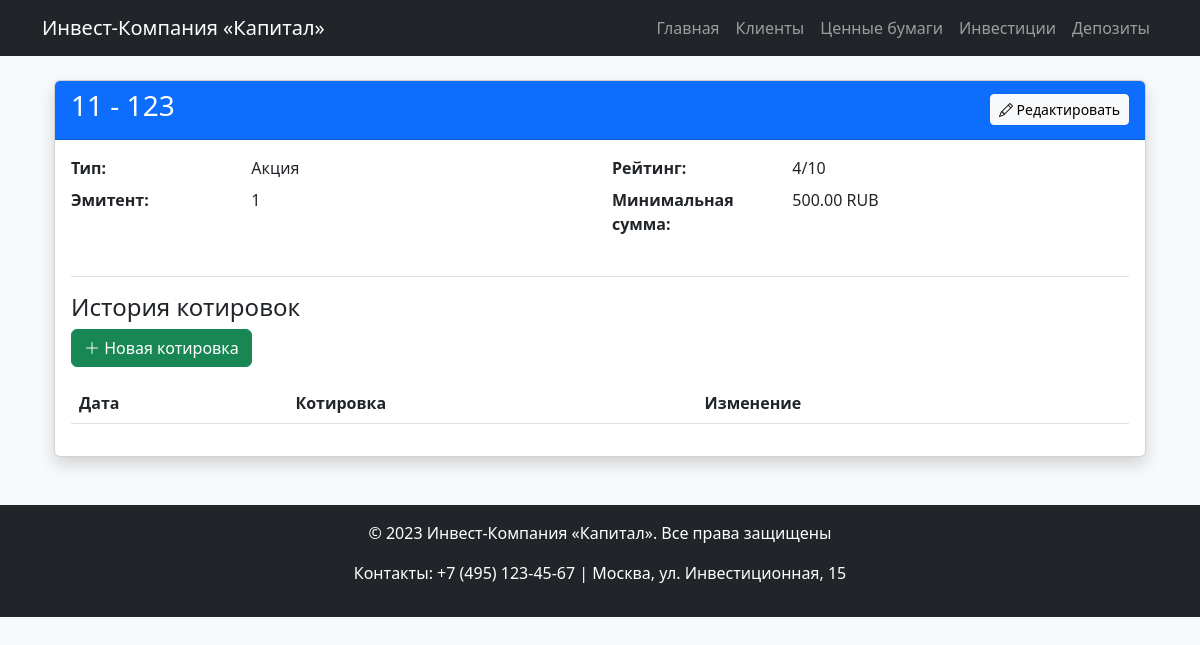
/1/, run on the app's committed database.
### core/models.py (models this page shows, shortened)
class Security(models.Model):
    SECURITY_TYPES = (
        ('stock', 'Акция'),
        ('bond', 'Облигация'),
        ('etf', 'ETF'),
        ('other', 'Другое'),
    )
    code = models.CharField('Код', max_length=50, unique=True)
    name = models.CharField('Название', max_length=200)
    security_type = models.CharField('Тип', max_length=20, choices=SECURITY_TYPES)
    min_amount = models.DecimalField('Мин. сумма', max_digits=15, decimal_places=2)
    rating = models.PositiveIntegerField('Рейтинг')
    last_year_yield = models.DecimalField('Доходность (%)', max_digits=5, decimal_places=2)
    issuer = models.CharField('Эмитент', max_length=200)
    currency = models.CharField('Валюта', max_length=3, default='RUB')

### core/views.py (the view)
# urls.py: path('<int:pk>/', views.SecurityDetailView.as_view(), name='security_detail'),
class SecurityDetailView(DetailView):
    model = Security
    template_name = 'securities/detail.html'
    def get_context_data(self, **kwargs):
        context = super().get_context_data(**kwargs)
        context['quotes'] = self.object.quotes.all()[:30]
        return context

### templates/securities/detail.html (shortened to what this page needs)
{% extends 'base.html' %}
{% block content %}
<div class="container mt-4">
    <div class="card shadow">
        <div class="card-header bg-primary text-white">
            <div class="d-flex justify-content-between align-items-center">
                <h3>{{ security.code }} - {{ security.name }}</h3>
                <div>
                    <a href="{% url 'security_update' security.pk %}"
                       class="btn btn-light btn-sm">
                       <i class="bi bi-pencil"></i> Редактировать
                    </a>
                </div>
            </div>
        </div>
        <div class="card-body">
            <div class="row">
                <div class="col-md-6">
                    <dl class="row">
                        <dt class="col-sm-4">Тип:</dt>
                        <dd class="col-sm-8">{{ security.get_security_type_display }}</dd>
                        <dt class="col-sm-4">Эмитент:</dt>
                        <dd class="col-sm-8">{{ security.issuer }}</dd>
                    </dl>
                </div>
                <div class="col-md-6">
                    <dl class="row">
                        <dt class="col-sm-4">Рейтинг:</dt>
                        <dd class="col-sm-8">{{ security.rating }}/10</dd>
                        <dt class="col-sm-4">Минимальная сумма:</dt>
                        <dd class="col-sm-8">{{ security.min_amount }} {{ security.currency }}</dd>
                    </dl>
                </div>
            </div>
            <h4 class="mt-4 border-top pt-3">История котировок</h4>
            <a href="{% url 'quote_create' security.pk %}"
               class="btn btn-success mb-3">
               <i class="bi bi-plus-lg"></i> Новая котировка
            </a>
            <div class="table-responsive">
                <table class="table table-striped">
                    <thead>
                        <tr>
                            <th>Дата</th>
                            <th>Котировка</th>
                            <th>Изменение</th>
                        </tr>
                    </thead>
                </table>
            </div>
        </div>
    </div>
</div>
{% endblock %}

### data on the page
Security: code "11", name "123", security_type "Акция", issuer "1", rating "4", min_amount "500.00", currency "RUB"
